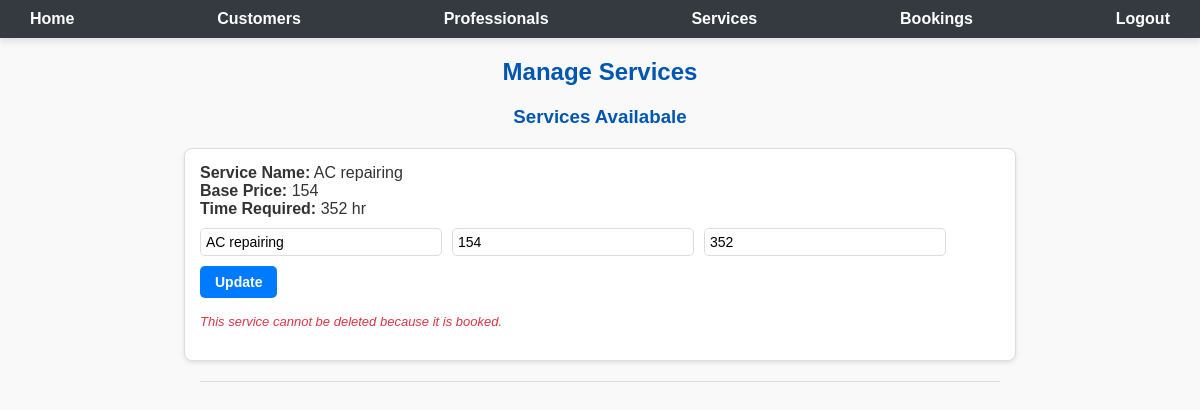
Screenshot of /manage_services with the database file from the repository.
### models.py (models this page shows)
class services(db.Model):
      __tablename__ = 'services'
      id = db.Column(db.Integer, primary_key = True, autoincrement = True)
      name = db.Column(db.String, nullable = False)
      price = db.Column(db.Integer, nullable = False)
      time_required = db.Column(db.Integer, nullable=False)
      description = db.Column(db.String, nullable = True)
      pincode = db.Column(db.Integer, nullable = True)

### app.py (the view)
@app.route('/manage_services')
def manage_services():
    try:
        services_list = db.session.query(services).all()
        booked_service_ids = {request.service_id for request in db.session.query(service_requests.service_id).distinct()}
        for service in services_list:
            service.is_booked = service.id in booked_service_ids
    except Exception as e:
        print(f"Error fetching services: {e}")
        services_list = []                                                # DEFAULT VALUE IN CASE OF AN ERROR
    return render_template('manage_service.html', services=services_list)

### templates/manage_service.html (shortened to what this page needs)
<!DOCTYPE html>
<html lang="en">
<head>
    <link rel="stylesheet" href="/static/manage_services.css">
</head>
<body>
    <nav>
        <a href="/admin_dashboard">Home</a>
        <a href="/manage_customers">Customers</a>
        <a href="/manage_professionals">Professionals</a>
        <a href="/manage_services">Services</a>
        <a href="/admin_bookings">Bookings</a>
        <a href="/logout">Logout</a>
    </nav>
    <h2>Manage Services</h2>
    <h3>Services Availabale</h3>
    {% for service in services %}
    <li>
        <strong>Service Name:</strong> {{ service.name }} <br>
        <strong>Base Price:</strong> {{ service.price }} <br>
        <strong>Time Required:</strong> {{ service.time_required }} hr
        <form action="/update_service/{{ service.id }}" method="post">
            <input type="text" name="name" value="{{ service.name }}" required>
            <input type="number" name="price" value="{{ service.price }}" required>
            <input type="number" name="time_required" value="{{ service.time_required }}" required>
            <button type="submit">Update</button>
        </form>
        {% if not service.is_booked %}
        <form action="/delete_service/{{ service.id }}" method="post">
            <button type="submit">Delete</button>
        </form>
        {% else %}
        <p><em>This service cannot be deleted because it is booked.</em></p>
        {% endif %}
    </li>
    <hr>
    {% endfor %}
</body>
</html>

### static/manage_services.css (style rules this page uses)
body { margin: 0; font-family: Arial, sans-serif; background-color: #f9f9f9; color: #333; }
nav { background-color: #343a40; padding: 10px 20px; display: flex; justify-content: space-between; align-items: center; color: white; box-shadow: 0 4px 6px rgba(0, 0, 0, 0.1); }
nav a { color: white; text-decoration: none; margin: 0 10px; font-weight: bold; }
h2, h3 { text-align: center; color: #0056b3; margin: 20px 0; }
li { list-style-type: none; background-color: #fff; padding: 15px; margin: 10px auto; border: 1px solid #ddd; border-radius: 8px; max-width: 800px; box-shadow: 0 2px 4px rgba(0, 0, 0, 0.1); position: relative; }
strong { color: #333; }
form { margin-top: 10px; display: flex; flex-wrap: wrap; gap: 10px; align-items: center; }
form input[type="text"], form input[type="number"] { padding: 5px; border: 1px solid #ddd; border-radius: 5px; width: calc(30% - 10px); font-size: 14px; }
form button { background-color: #007bff; color: white; border: none; padding: 8px 15px; border-radius: 5px; cursor: pointer; font-size: 14px; font-weight: bold; transition: background-color 0.3s ease; }
p em { color: #dc3545; font-size: 13px; font-style: italic; margin-top: 10px; display: block; }
hr { border: 0; height: 1px; background: #ddd; margin: 20px auto; max-width: 800px; }

### rows the page displays
services: name "AC repairing", price "154", time_required "352"
